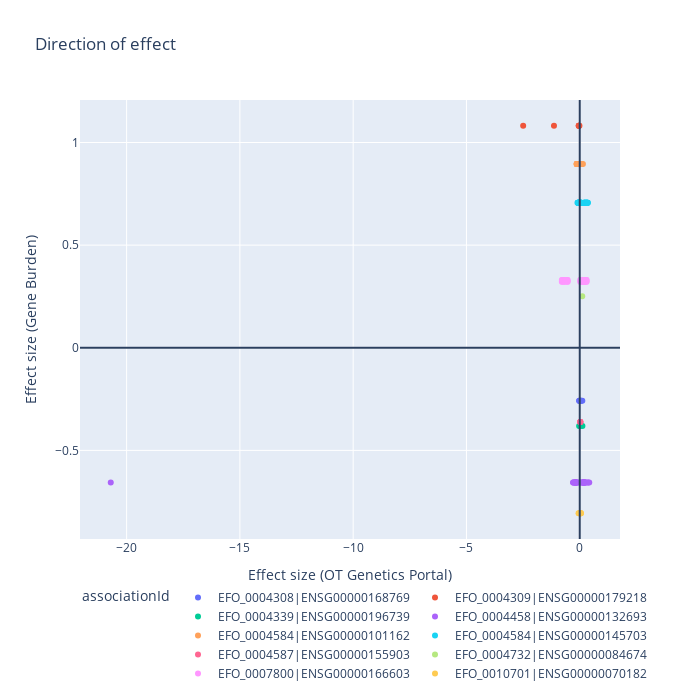

The notebook cell saved with this chart:
### Code cell
# I want to plot the top 10 associations with the most number of evidence

fig3b = px.scatter(
    genetics_burden_common_assocs.filter(F.col('associationId').isin(top10)).toPandas(),
    y='burden_beta', x='genetics_beta',
    color='associationId',
    title='Direction of effect',
)
fig3b.add_hline(y=0)
fig3b.add_vline(x=0)

fig3b.update_layout(
    #xaxis=dict(range=[-16, 16]),
    #yaxis=dict(range=[-2, 2]),
    autosize=False,
    width=700,
    height=700,
    legend=dict(
        orientation="h",
    ),
    xaxis_title='Effect size (OT Genetics Portal)',
    yaxis_title='Effect size (Gene Burden)',
)

#pyo.plot(fig3b, filename = 'Direction of effect', auto_open=True)
#py.plot(fig3b, filename = 'gwas_exwas_doe', auto_open=True)
fig3b.show()

### Figure 1 — Plotly figure (JSON) as saved in the notebook; plotly's stock layout.template omitted (floating-point values rounded to 4 significant figures)
{"data": [{"hovertemplate": "associationId=EFO_0004308|ENSG00000168769<br>genetics_beta=%{x}<br>burden_beta=%{y}<extra></extra>", "legendgroup": "EFO_0004308|ENSG00000168769", "marker": {"color": "#636efa", "symbol": "circle"}, "mode": "markers", "name": "EFO_0004308|ENSG00000168769", "orientation": "v", "showlegend": true, "type": "scatter", "x": [-0.01397, -0.01364, 0.0472, 0.1143, 0.05147, -0.02544, 0.03904], "xaxis": "x", "y": [-0.2587, -0.2587, -0.2587, -0.2587, -0.2587, -0.2587, -0.2587], "yaxis": "y"}, {"hovertemplate": "associationId=EFO_0004309|ENSG00000179218<br>genetics_beta=%{x}<br>burden_beta=%{y}<extra></extra>", "legendgroup": "EFO_0004309|ENSG00000179218", "marker": {"color": "#EF553B", "symbol": "circle"}, "mode": "markers", "name": "EFO_0004309|ENSG00000179218", "orientation": "v", "showlegend": true, "type": "scatter", "x": [-2.497, -0.04038, -0.0132, -0.0434, -1.137, -0.04231], "xaxis": "x", "y": [1.082, 1.082, 1.082, 1.082, 1.082, 1.082], "yaxis": "y"}, {"hovertemplate": "associationId=EFO_0004339|ENSG00000196739<br>genetics_beta=%{x}<br>burden_beta=%{y}<extra></extra>", "legendgroup": "EFO_0004339|ENSG00000196739", "marker": {"color": "#00cc96", "symbol": "circle"}, "mode": "markers", "name": "EFO_0004339|ENSG00000196739", "orientation": "v", "showlegend": true, "type": "scatter", "x": [-0.02822, 0.01663, 0.1187], "xaxis": "x", "y": [-0.3811, -0.3811, -0.3811], "yaxis": "y"}, {"hovertemplate": "associationId=EFO_0004458|ENSG00000132693<br>genetics_beta=%{x}<br>burden_beta=%{y}<extra></extra>", "legendgroup": "EFO_0004458|ENSG00000132693", "marker": {"color": "#ab63fa", "symbol": "circle"}, "mode": "markers", "name": "EFO_0004458|ENSG00000132693", "orientation": "v", "showlegend": true, "type": "scatter", "x": [-0.1915, -0.186, -0.272, -0.182, 0.15, -0.01668, 0.3729, 0.2137, -20.7, 0.153, 0.0142, -0.129, 0.2, -0.1724, 0.2321, 0.33, -0.106, 0.152, -0.224, -0.288, 0.2412, 0.08544, -0.1681, 0.161, -0.16, 0.169, -0.2907, -0.202, 0.116, -0.164, 0.244, 0.4199, -0.1783], "xaxis": "x", "y": [-0.6567, -0.6567, -0.6567, -0.6567, -0.6567, -0.6567, -0.6567, -0.6567, -0.6567, -0.6567, -0.6567, -0.6567, -0.6567, -0.6567, -0.6567, -0.6567, -0.6567, -0.6567, -0.6567, -0.6567, -0.6567, -0.6567, -0.6567, -0.6567, -0.6567, -0.6567, -0.6567, -0.6567, -0.6567, -0.6567, -0.6567, -0.6567, -0.6567], "yaxis": "y"}, {"hovertemplate": "associationId=EFO_0004584|ENSG00000101162<br>genetics_beta=%{x}<br>burden_beta=%{y}<extra></extra>", "legendgroup": "EFO_0004584|ENSG00000101162", "marker": {"color": "#FFA15A", "symbol": "circle"}, "mode": "markers", "name": "EFO_0004584|ENSG00000101162", "orientation": "v", "showlegend": true, "type": "scatter", "x": [-0.008, -0.07419, -0.1085, 0.05496, -0.1213, -0.08173, 0.04953, -0.07327, 0.1408, -0.1263, -0.1267, 0.0528, -0.112, 0.05367, 0.05895, 0.04943, -0.1326, -0.141, -0.1279, 0.05398, -0.07199, -0.1121, -0.07482, -0.1149], "xaxis": "x", "y": [0.8952, 0.8952, 0.8952, 0.8952, 0.8952, 0.8952, 0.8952, 0.8952, 0.8952, 0.8952, 0.8952, 0.8952, 0.8952, 0.8952, 0.8952, 0.8952, 0.8952, 0.8952, 0.8952, 0.8952, 0.8952, 0.8952, 0.8952, 0.8952], "yaxis": "y"}, {"hovertemplate": "associationId=EFO_0004584|ENSG00000145703<br>genetics_beta=%{x}<br>burden_beta=%{y}<extra></extra>", "legendgroup": "EFO_0004584|ENSG00000145703", "marker": {"color": "#19d3f3", "symbol": "circle"}, "mode": "markers", "name": "EFO_0004584|ENSG00000145703", "orientation": "v", "showlegend": true, "type": "scatter", "x": [0.325, 0.02964, 0.021, -0.06711, 0.1974, 0.2738, 0.2203, 0.2678, 0.2008, -0.06801, -0.101, 0.02701, -0.03286, 0.3383, -0.07074, 0.2697, 0.04942, 0.07746, -0.06965, 0.2728, 0.1975, 0.02692, -0.07096, -0.06467, -0.02719, -0.02865, 0.03322, -0.06681, 0.3366, -0.02641, 0.02794, 0.2106, 0.335, 0.02685, 0.3619, 0.2977, 0.075], "xaxis": "x", "y": [0.7065, 0.7065, 0.7065, 0.7065, 0.7065, 0.7065, 0.7065, 0.7065, 0.7065, 0.7065, 0.7065, 0.7065, 0.7065, 0.7065, 0.7065, 0.7065, 0.7065, 0.7065, 0.7065, 0.7065, 0.7065, 0.7065, 0.7065, 0.7065, 0.7065, 0.7065, 0.7065, 0.7065, 0.7065, 0.7065, 0.7065, 0.7065, 0.7065, 0.7065, 0.7065, 0.7065, 0.7065], "yaxis": "y"}, {"hovertemplate": "associationId=EFO_0004587|ENSG00000155903<br>genetics_beta=%{x}<br>burden_beta=%{y}<extra></extra>", "legendgroup": "EFO_0004587|ENSG00000155903", "marker": {"color": "#FF6692", "symbol": "circle"}, "mode": "markers", "name": "EFO_0004587|ENSG00000155903", "orientation": "v", "showlegend": true, "type": "scatter", "x": [0.0237, 0.02518, 0.025, 0.0184, 0.02903], "xaxis": "x", "y": [-0.362, -0.362, -0.362, -0.362, -0.362], "yaxis": "y"}, {"hovertemplate": "associationId=EFO_0004732|ENSG00000084674<br>genetics_beta=%{x}<br>burden_beta=%{y}<extra></extra>", "legendgroup": "EFO_0004732|ENSG00000084674", "marker": {"color": "#B6E880", "symbol": "circle"}, "mode": "markers", "name": "EFO_0004732|ENSG00000084674", "orientation": "v", "showlegend": true, "type": "scatter", "x": [0.11], "xaxis": "x", "y": [0.2508], "yaxis": "y"}, {"hovertemplate": "associationId=EFO_0007800|ENSG00000166603<br>genetics_beta=%{x}<br>burden_beta=%{y}<extra></extra>", "legendgroup": "EFO_0007800|ENSG00000166603", "marker": {"color": "#FF97FF", "symbol": "circle"}, "mode": "markers", "name": "EFO_0007800|ENSG00000166603", "orientation": "v", "showlegend": true, "type": "scatter", "x": [-0.5333, 0.2957, 0.034, 0.026, 0.2055, 0.213, 0.1617, -0.7712, 0.2998, 0.1861, -0.7897, -0.6854, 0.1859, 0.173, 0.042, 0.1315, -0.5469, -0.6477, -0.5333, 0.2957, 0.034, 0.026, 0.2055, 0.213, 0.1617, -0.7712, 0.2998, 0.1861, -0.7897, -0.6854, 0.1859, 0.173, 0.042, 0.1315, -0.5469, -0.6477], "xaxis": "x", "y": [0.3218, 0.3218, 0.3218, 0.3218, 0.3218, 0.3218, 0.3218, 0.3218, 0.3218, 0.3218, 0.3218, 0.3218, 0.3218, 0.3218, 0.3218, 0.3218, 0.3218, 0.3218, 0.3297, 0.3297, 0.3297, 0.3297, 0.3297, 0.3297, 0.3297, 0.3297, 0.3297, 0.3297, 0.3297, 0.3297, 0.3297, 0.3297, 0.3297, 0.3297, 0.3297, 0.3297], "yaxis": "y"}, {"hovertemplate": "associationId=EFO_0010701|ENSG00000070182<br>genetics_beta=%{x}<br>burden_beta=%{y}<extra></extra>", "legendgroup": "EFO_0010701|ENSG00000070182", "marker": {"color": "#FECB52", "symbol": "circle"}, "mode": "markers", "name": "EFO_0010701|ENSG00000070182", "orientation": "v", "showlegend": true, "type": "scatter", "x": [0.04371, 0.02258, -0.0509, 0.014, 0.01279, 0.05126, -0.03307, 0.04814, 0.01725], "xaxis": "x", "y": [-0.8066, -0.8066, -0.8066, -0.8066, -0.8066, -0.8066, -0.8066, -0.8066, -0.8066], "yaxis": "y"}], "layout": {"autosize": false, "height": 700, "legend": {"orientation": "h", "title": {"text": "associationId"}, "tracegroupgap": 0}, "shapes": [{"type": "line", "x0": 0, "x1": 1, "xref": "x domain", "y0": 0, "y1": 0, "yref": "y"}, {"type": "line", "x0": 0, "x1": 0, "xref": "x", "y0": 0, "y1": 1, "yref": "y domain"}], "title": {"text": "Direction of effect"}, "width": 700, "xaxis": {"anchor": "y", "domain": [0, 1], "title": {"text": "Effect size (OT Genetics Portal)"}}, "yaxis": {"anchor": "x", "domain": [0, 1], "title": {"text": "Effect size (Gene Burden)"}}}}
